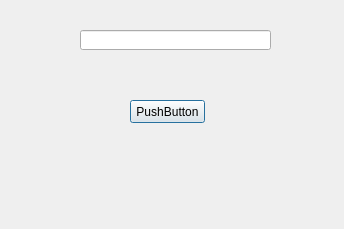
<?xml version="1.0" encoding="UTF-8"?>
<ui version="4.0">
 <class>EventosDialog</class>
 <widget class="QDialog" name="EventosDialog">
  <property name="geometry">
   <rect>
    <x>0</x>
    <y>0</y>
    <width>344</width>
    <height>229</height>
   </rect>
  </property>
  <property name="windowTitle">
   <string>Señales y Slots</string>
  </property>
  <widget class="QLineEdit" name="txt_texto">
   <property name="geometry">
    <rect>
     <x>80</x>
     <y>30</y>
     <width>191</width>
     <height>20</height>
    </rect>
   </property>
  </widget>
  <widget class="QPushButton" name="btn_cambiar">
   <property name="geometry">
    <rect>
     <x>130</x>
     <y>100</y>
     <width>75</width>
     <height>23</height>
    </rect>
   </property>
   <property name="text">
    <string>PushButton</string>
   </property>
  </widget>
 </widget>
 <resources/>
 <connections>
  <connection>
   <sender>btn_cambiar</sender>
   <signal>clicked()</signal>
   <receiver>txt_texto</receiver>
   <slot>clear()</slot>
   <hints>
    <hint type="sourcelabel">
     <x>142</x>
     <y>122</y>
    </hint>
    <hint type="destinationlabel">
     <x>142</x>
     <y>39</y>
    </hint>
   </hints>
  </connection>
 </connections>
</ui>
